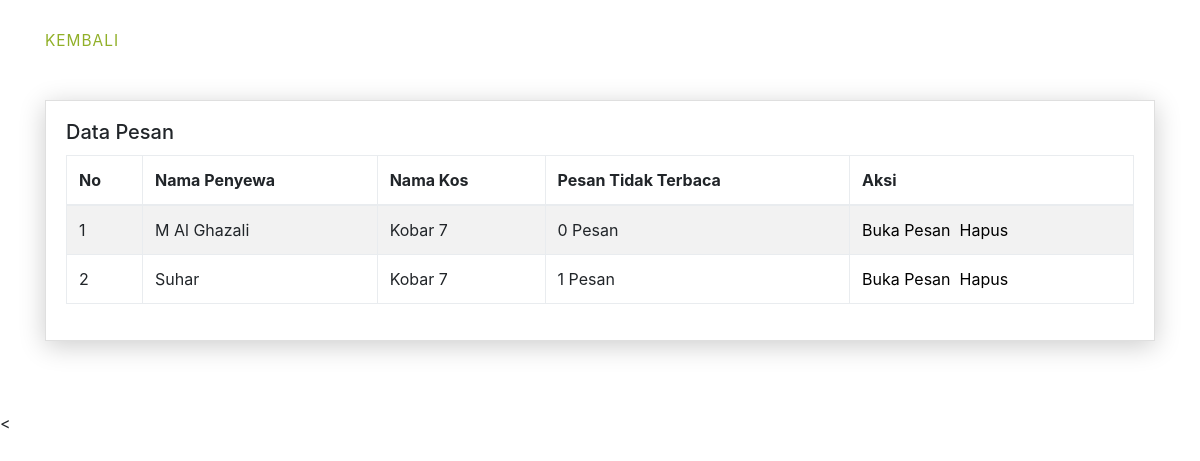
Screenshot of /pemilik/datapesan.php (signed in) with the database file from the repository.
### tables this page shows
CREATE TABLE `chat` (
  `id_chat` varchar(8) NOT NULL,
  `kdkos` varchar(5) NOT NULL,
  `id_penyewa` varchar(5) NOT NULL,
  `noread_pemilik` int(2) NOT NULL,
  `noread_penyewa` int(2) NOT NULL,
  `create_at` datetime NOT NULL DEFAULT CURRENT_TIMESTAMP
);

CREATE TABLE `tbpenyewa` (
  `nopenyewa` int(5) NOT NULL,
  `noktp` varchar(16) NOT NULL,
  `nama` varchar(30) NOT NULL,
  `alamat` varchar(30) NOT NULL,
  `nohp` varchar(15) NOT NULL,
  `username` varchar(10) NOT NULL,
  `password` varchar(20) NOT NULL,
  `email` varchar(30) NOT NULL,
  `fotoktp` varchar(191) NOT NULL,
  `fotoprofil` varchar(192) NOT NULL
);

CREATE TABLE `tbkos` (
  `kdkos` int(5) NOT NULL,
  `namakos` varchar(20) NOT NULL,
  `alamat` varchar(30) NOT NULL,
  `jemuran` int(2) DEFAULT NULL,
  `jeniskos` varchar(2) NOT NULL,
  `kamarmandi` int(2) DEFAULT NULL,
  `Parkiran` int(2) DEFAULT NULL,
  `kampus` int(5) DEFAULT NULL,
  `dapur` int(2) DEFAULT NULL,
  `televisi` int(2) DEFAULT NULL,
  `wifi` int(2) DEFAULT NULL,
  `warungmakan` int(2) DEFAULT NULL,
  `masjid` int(2) DEFAULT NULL,
  `atm` int(2) DEFAULT NULL,
  `minimarket` int(2) DEFAULT NULL,
  `kdpemilik` varchar(5) NOT NULL,
  `fotokos` varchar(191) NOT NULL,
  `fotokos1` varchar(191) NOT NULL
);

### pemilik/datapesan.php (the view, shortened to what this page needs)
<?php
include 'inc/header.php';
$ceksewa = mysqli_query($koneksi, "SELECT a.*, c.namakos, b.nama as namapenyewa from chat a
left join tbpenyewa b on a.id_penyewa=b.nopenyewa
left join tbkos c on a.kdkos=c.kdkos where c.kdpemilik='$_SESSION[kode]'");
?>
<div class="container">
  <div class="card-group" style="margin-top: 100px; margin-bottom: 50px;">
    <div class="card" style="background-color: #fff; ">
      <div style="text-align:left;" class="card-body">
        <h5 class="card-title">Data Pesan</h5>
        <div class="table-responsive m-t-10">
          <table id="myTable" class="table table-bordered table-striped">
            <thead>
              <tr>
                <th>No</th>
                <th>Nama Penyewa</th>
                <th>Nama Kos</th>
                <th>Pesan Tidak Terbaca</th>
                <th>Aksi</th>
              </tr>
            </thead>
            <tbody>
              <?php
              $no = 1;
              while ($p = mysqli_fetch_assoc($ceksewa)) {
                ?>
                <tr>
                  <td><?= $no; ?></td>
                  <td><?= $p['namapenyewa']; ?></td>
                  <td><?= $p['namakos']; ?></td>
                  <td><?= $p['noread_pemilik']; ?> Pesan</td>
                  <td>
                    <a href="pesan.php?id=<?= $p['id_chat']; ?>">Buka Pesan</a>&nbsp;
                    <a href="datapesan.php?id=<?= $p['id_chat']; ?>&aksi=hapus" onclick="return confirm('Apakah anda yakin ingin Menhapus chat ini?')">Hapus</a>&nbsp;
                  </td>
                </tr>
              <?php
                $no++;
              } ?>
            </tbody>
          </table>
        </div>
      </div>
    </div>
  </div>
</div>
<?php
include "inc/footer.php";
?>

### pemilik/inc/header.php (style rules this page uses)
body { background-image: url("../images/penyewa.png"); background-size: cover; }

### rows the page displays
chat: id_penyewa.nama "M Al Ghazali", tbkos.namakos "Kobar 7", noread_pemilik "0"
chat: id_penyewa.nama "Suhar", tbkos.namakos "Kobar 7", noread_pemilik "1"
